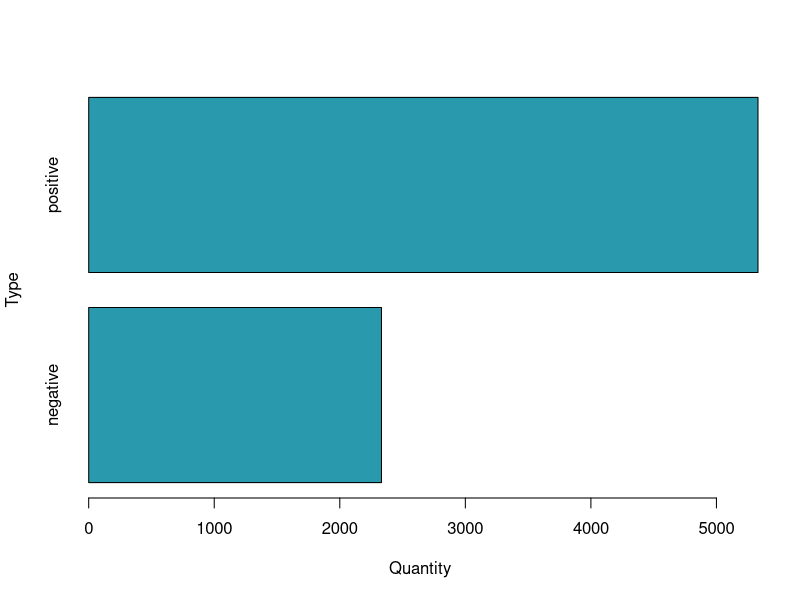
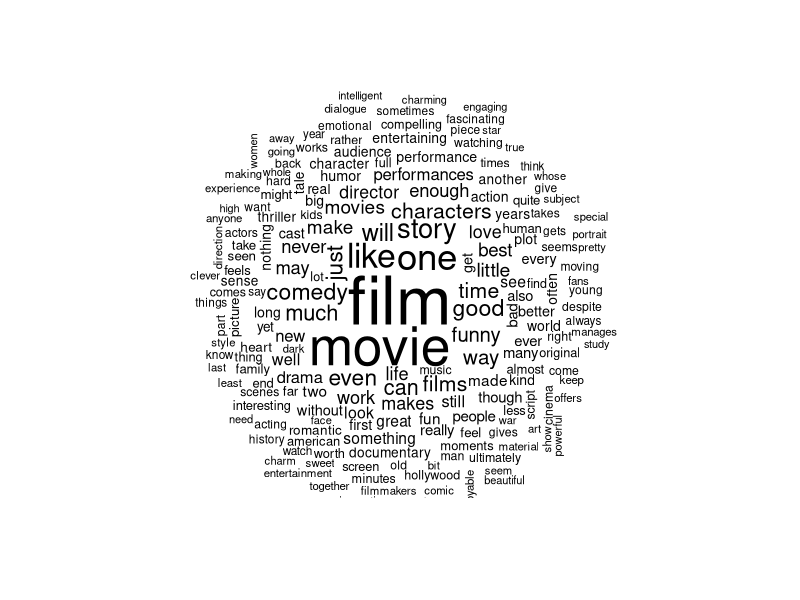
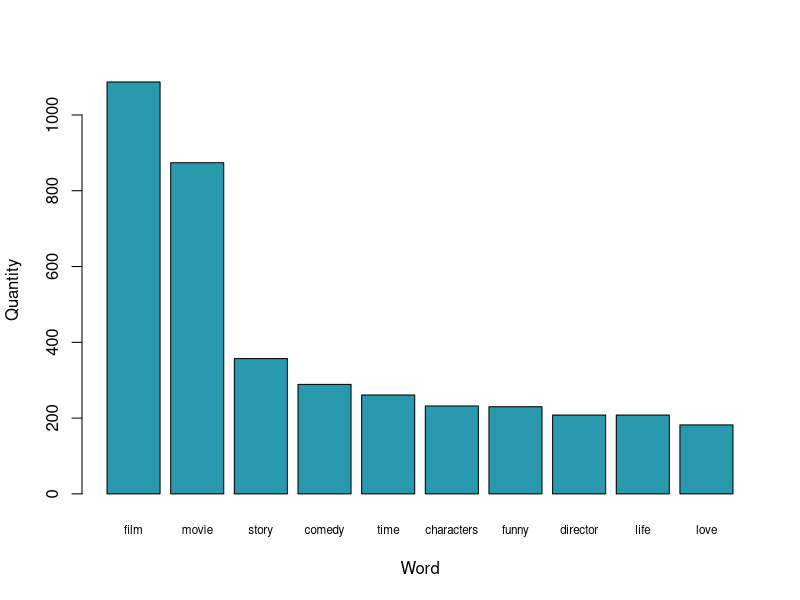

These charts were generated, in order, by the following R code:
## ---- chunk 1
knitr::opts_chunk$set(echo = FALSE)
dsMovies <- read.csv("dsMovies.csv", stringsAsFactors = FALSE, header = TRUE)
## ---- chunk 2
summary(dsMovies)
str(dsMovies)
## ---- chunk 3
head(dsMovies)
## ---- chunk 4
tail(dsMovies)
## ---- chunk 5
dsMovies$type <- factor(dsMovies$type)
table(dsMovies$type)
## ---- chunk 6
barplot(table(dsMovies$type), xlab = "Quantity", ylab = "Type", horiz = TRUE, col='#2999AD')
## ---- chunk 7
library("tm")
dsMoviesCorpus <- VCorpus(VectorSource (dsMovies$message))
inspect(dsMoviesCorpus[1:2])
## ---- chunk 8
library("tm")
print(dsMoviesCorpus[[1]])
as.character(dsMoviesCorpus[[1]])
## ---- chunk 9
dsMovies_clean <- tm_map ( dsMoviesCorpus, content_transformer(tolower))
as.character(dsMoviesCorpus[[1]])
as.character(dsMovies_clean[[1]])
## ---- chunk 10
dsMovies_clean <- tm_map ( dsMovies_clean, removeNumbers)
as.character(dsMoviesCorpus[[32]])
as.character(dsMovies_clean[[32]])
## ---- chunk 11
dsMovies_clean <- tm_map ( dsMovies_clean, removeWords, stopwords('spanish'))
dsMovies_clean <- tm_map ( dsMovies_clean, removeWords, stopwords())
as.character(dsMoviesCorpus[[6]])
as.character(dsMovies_clean[[6]])
## ---- chunk 12
dsMovies_clean <- tm_map ( dsMovies_clean, removePunctuation)
as.character(dsMoviesCorpus[[6]])
as.character(dsMovies_clean[[6]])
## ---- chunk 13
dsMovies_clean <- tm_map ( dsMovies_clean, stripWhitespace)
as.character(dsMoviesCorpus[[1576]])
as.character(dsMovies_clean[[1576]])
## ---- chunk 14
dsMovies_dtm <- DocumentTermMatrix (dsMovies_clean)
str(dsMovies_dtm)
## ---- chunk 15
dsMovies_dtm_train <- dsMovies_dtm[1:5364, ]
dsMovies_dtm_test <- dsMovies_dtm[5365:7663, ]
dsMovies_train_labels <- dsMovies[1:5364,]$type
dsMovies_test_labels <- dsMovies[5365:7663,]$type
prop.table(table(dsMovies_train_labels))
prop.table(table(dsMovies_test_labels))
## ---- chunk 16
library("wordcloud")
## ---- chunk 17
wordcloud(dsMovies_clean, min.freq = 50, random.order = FALSE)
## ---- chunk 18

library(dplyr)
library(tidytext)
library(tidyr)


bing <- get_sentiments("bing")
tidy_dsMovies <- dsMovies %>%
  unnest_tokens(word, message)

data("stop_words")
dsMoviesCl <- tidy_dsMovies %>%
  anti_join(stop_words)
res = dsMoviesCl %>%
  count(word, sort = TRUE)
## ---- chunk 19
barplot(res[1:10,]$n, xlab = "Word", ylab = "Quantity", horiz = FALSE, col='#2999AD',names.arg=res[1:10,]$word, cex.names=0.7)
## ---- chunk 20
res[1:10,]
## ---- chunk 21
dsMovies_freq_words <- findFreqTerms(dsMovies_dtm_train,20)
str(dsMovies_freq_words)
dsMovies_dtm_freq_train <- dsMovies_dtm_train[,dsMovies_freq_words]
dsMovies_dtm_freq_test <- dsMovies_dtm_test[,dsMovies_freq_words]
## ---- chunk 22
dsMovies_dtm_freq_train
dsMovies_dtm_freq_test
## ---- chunk 23
converts_counts <- function(x){x <- ifelse(x>0,"Yes","No")}
dsMovies_train <- apply(dsMovies_dtm_freq_train, MARGIN = 2, converts_counts)
dsMovies_test <- apply(dsMovies_dtm_freq_test, MARGIN = 2, converts_counts)
## ---- chunk 24
library(e1071)
dsMovies_classifier <- naiveBayes(dsMovies_train,dsMovies_train_labels)
dsMovies_text_pred <- predict(dsMovies_classifier,dsMovies_test)
table(dsMovies_text_pred)
## ---- chunk 25
table(dsMovies_text_pred,dsMovies_test_labels)
## ---- chunk 26
library(e1071)
dsMovies_classifier <- naiveBayes(dsMovies_train,dsMovies_train_labels,laplace = 1)
dsMovies_text_pred <- predict(dsMovies_classifier,dsMovies_test)
table(dsMovies_text_pred,dsMovies_test_labels)
